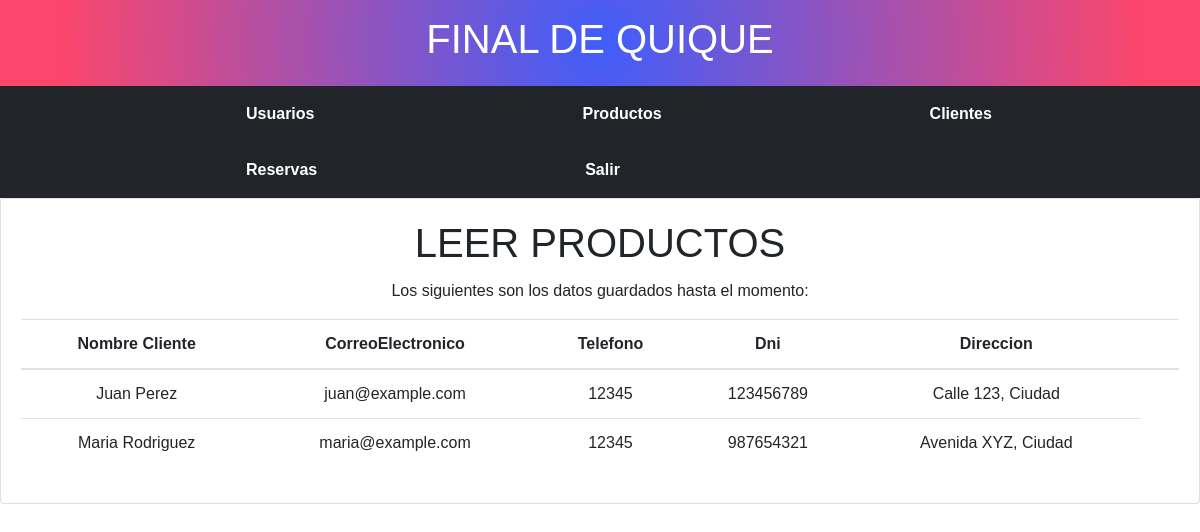
Screenshot of /CrudCliente/readC.php with the database file from the repository.
### tables this page shows
CREATE TABLE Cliente (
    ID INT AUTO_INCREMENT PRIMARY KEY,
    Nombre VARCHAR(255) NOT NULL,
    CorreoElectronico VARCHAR(255),
    Telefono VARCHAR(20),
    Dni VARCHAR(20),
    Direccion TEXT
);

### CrudCliente/readC.php (the view)
<?php include("../includes/header.php")?>
<?php include("../config/db.php")?>
    <div class ="card text-center">
        <div class="card-body">
            <h1 class="card-title">LEER PRODUCTOS</h1>
            <p class="card-text">Los siguientes son los datos guardados hasta el momento:</p>
            <div class="table-responsive-sm">
                <table class="table">
                    <thead>
                        <tr>
                            <th>Nombre Cliente</th>
                            <th>CorreoElectronico</th>
                            <th>Telefono</th>
                            <th>Dni</th>
                            <th>Direccion</th>
                            <th> </th>
                        </tr>
                    </thead>
                    <tbody>
                        <?php
                        $query = "SELECT * FROM Cliente";
                        $result_Prod = mysqli_query($conn, $query);
                        while($row = mysqli_fetch_array($result_Prod)){?>
                            <tr>
                                <td><?php echo $row['Nombre']?></td>
                                <td><?php echo $row['CorreoElectronico']?></td>
                                <td><?php echo $row['Telefono']?></td>
                                <td><?php echo $row['Dni']?></td>
                                <td><?php echo $row['Direccion']?></td>
                            </tr>
                        <?php } ?>
                    </tbody>
                </table>
            </div>
        </div>
    </div>
<?php include("../includes/footer.php")?>

### css/header.css (style rules this page uses)
body { margin: 0; padding: 0; font-family: Arial, sans-serif; }

### rows the page displays
cliente: Nombre "Juan Perez", CorreoElectronico "juan@example.com", Telefono "12345", Dni "123456789", Direccion "Calle 123, Ciudad"
cliente: Nombre "Maria Rodriguez", CorreoElectronico "maria@example.com", Telefono "12345", Dni "987654321", Direccion "Avenida XYZ, Ciudad"
